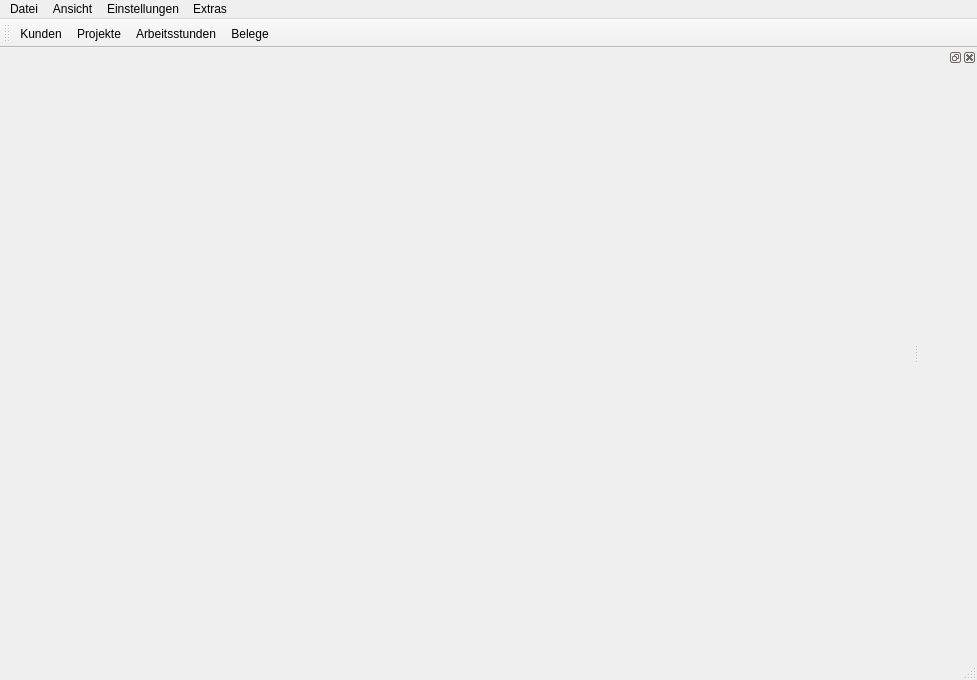
<?xml version="1.0" encoding="UTF-8"?>
<ui version="4.0">
 <class>MainWindow</class>
 <widget class="QMainWindow" name="MainWindow">
  <property name="geometry">
   <rect>
    <x>0</x>
    <y>0</y>
    <width>977</width>
    <height>680</height>
   </rect>
  </property>
  <property name="windowTitle">
   <string>GalaBau</string>
  </property>
  <property name="windowIcon">
   <iconset resource="../res.qrc">
    <normaloff>:/newPrefix/res/100px_logo_galabau.png</normaloff>:/newPrefix/res/100px_logo_galabau.png</iconset>
  </property>
  <property name="toolTip">
   <string/>
  </property>
  <property name="autoFillBackground">
   <bool>false</bool>
  </property>
  <property name="documentMode">
   <bool>true</bool>
  </property>
  <property name="tabShape">
   <enum>QTabWidget::Rounded</enum>
  </property>
  <property name="dockNestingEnabled">
   <bool>true</bool>
  </property>
  <widget class="QWidget" name="centralWidget">
   <layout class="QHBoxLayout" name="horizontalLayout_2">
    <property name="bottomMargin">
     <number>0</number>
    </property>
    <item>
     <widget class="QFrame" name="frame_2">
      <property name="minimumSize">
       <size>
        <width>700</width>
        <height>0</height>
       </size>
      </property>
      <property name="frameShape">
       <enum>QFrame::NoFrame</enum>
      </property>
      <property name="frameShadow">
       <enum>QFrame::Raised</enum>
      </property>
      <layout class="QVBoxLayout" name="verticalLayout_6">
       <property name="spacing">
        <number>0</number>
       </property>
       <property name="margin">
        <number>0</number>
       </property>
      </layout>
     </widget>
    </item>
   </layout>
  </widget>
  <widget class="QMenuBar" name="menuBar">
   <property name="geometry">
    <rect>
     <x>0</x>
     <y>0</y>
     <width>977</width>
     <height>18</height>
    </rect>
   </property>
   <widget class="QMenu" name="menuDatei">
    <property name="title">
     <string>Datei</string>
    </property>
    <widget class="QMenu" name="menuWirtschaftsjahr_wechseln">
     <property name="title">
      <string>Wirtschaftsjahr wechseln</string>
     </property>
     <addaction name="action2011"/>
     <addaction name="action2012"/>
    </widget>
    <addaction name="menuWirtschaftsjahr_wechseln"/>
   </widget>
   <widget class="QMenu" name="menuAnsicht">
    <property name="title">
     <string>Ansicht</string>
    </property>
    <addaction name="actionKunden"/>
    <addaction name="actionProjekte"/>
    <addaction name="actionArbeitsstunden"/>
    <addaction name="actionBelege"/>
   </widget>
   <widget class="QMenu" name="menuExtras">
    <property name="title">
     <string>Extras</string>
    </property>
   </widget>
   <widget class="QMenu" name="menuEinstellungen">
    <property name="title">
     <string>Einstellungen</string>
    </property>
    <addaction name="actionOptionen"/>
    <addaction name="separator"/>
    <addaction name="actionEinstellungen_speichern"/>
    <addaction name="actionEinstellungen_laden"/>
   </widget>
   <addaction name="menuDatei"/>
   <addaction name="menuAnsicht"/>
   <addaction name="menuEinstellungen"/>
   <addaction name="menuExtras"/>
  </widget>
  <widget class="QStatusBar" name="statusBar">
   <property name="sizeGripEnabled">
    <bool>true</bool>
   </property>
  </widget>
  <widget class="QToolBar" name="toolBar">
   <property name="windowTitle">
    <string>toolBar</string>
   </property>
   <property name="toolButtonStyle">
    <enum>Qt::ToolButtonTextBesideIcon</enum>
   </property>
   <property name="floatable">
    <bool>false</bool>
   </property>
   <attribute name="toolBarArea">
    <enum>TopToolBarArea</enum>
   </attribute>
   <attribute name="toolBarBreak">
    <bool>false</bool>
   </attribute>
   <addaction name="actionKunden"/>
   <addaction name="actionProjekte"/>
   <addaction name="actionArbeitsstunden"/>
   <addaction name="actionBelege"/>
  </widget>
  <widget class="QDockWidget" name="dockWidget">
   <attribute name="dockWidgetArea">
    <number>2</number>
   </attribute>
   <widget class="QWidget" name="dockWidgetContents"/>
  </widget>
  <action name="actionL_schen">
   <property name="icon">
    <iconset resource="../res.qrc">
     <normaloff>:/newPrefix/res/Private Folder.png</normaloff>:/newPrefix/res/Private Folder.png</iconset>
   </property>
   <property name="text">
    <string>Löschen</string>
   </property>
  </action>
  <action name="actionKunden">
   <property name="icon">
    <iconset resource="../res.qrc">
     <normaloff>:/newPrefix/res/Users Folder.png</normaloff>:/newPrefix/res/Users Folder.png</iconset>
   </property>
   <property name="text">
    <string>Kunden</string>
   </property>
   <property name="iconVisibleInMenu">
    <bool>true</bool>
   </property>
  </action>
  <action name="actionProjekte">
   <property name="icon">
    <iconset resource="../res.qrc">
     <normaloff>:/newPrefix/res/Project-icon.png</normaloff>:/newPrefix/res/Project-icon.png</iconset>
   </property>
   <property name="text">
    <string>Projekte</string>
   </property>
  </action>
  <action name="actionArbeitsstunden">
   <property name="icon">
    <iconset resource="../res.qrc">
     <normaloff>:/newPrefix/res/1318969250_gnome-planner.png</normaloff>:/newPrefix/res/1318969250_gnome-planner.png</iconset>
   </property>
   <property name="text">
    <string>Arbeitsstunden</string>
   </property>
  </action>
  <action name="actionBelege">
   <property name="icon">
    <iconset resource="../res.qrc">
     <normaloff>:/newPrefix/res/Documents Folder.png</normaloff>:/newPrefix/res/Documents Folder.png</iconset>
   </property>
   <property name="text">
    <string>Belege</string>
   </property>
   <property name="toolTip">
    <string>Belege</string>
   </property>
  </action>
  <action name="actionOptionen">
   <property name="icon">
    <iconset resource="../res.qrc">
     <normaloff>:/newPrefix/res/Settings.png</normaloff>:/newPrefix/res/Settings.png</iconset>
   </property>
   <property name="text">
    <string>Optionen</string>
   </property>
  </action>
  <action name="actionEinstellungen_speichern">
   <property name="text">
    <string>Einstellungen speichern</string>
   </property>
  </action>
  <action name="actionEinstellungen_laden">
   <property name="text">
    <string>Einstellungen laden</string>
   </property>
  </action>
  <action name="action2011">
   <property name="checkable">
    <bool>true</bool>
   </property>
   <property name="checked">
    <bool>true</bool>
   </property>
   <property name="text">
    <string>2011</string>
   </property>
  </action>
  <action name="action2012">
   <property name="checkable">
    <bool>true</bool>
   </property>
   <property name="text">
    <string>2012</string>
   </property>
  </action>
 </widget>
 <resources>
  <include location="../res.qrc"/>
 </resources>
 <connections/>
</ui>
